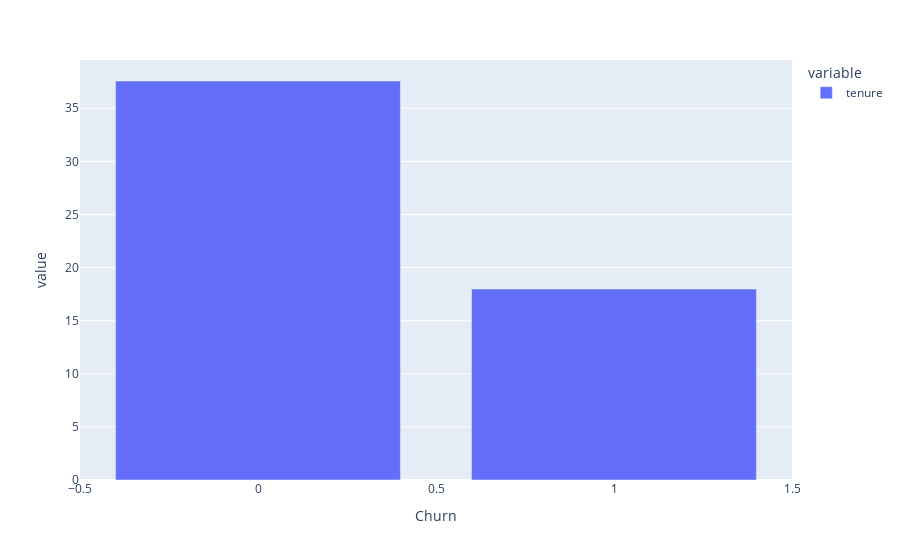

Notebook code for this chart:
### Code cell
df.groupby('Churn')['tenure'].mean().plot(kind = 'bar', backend = 'plotly')

### Figure 1 — Plotly figure (JSON) as saved in the notebook; plotly's stock layout.template omitted (floating-point values rounded to 4 significant figures)
{"data": [{"alignmentgroup": "True", "hovertemplate": "variable=tenure<br>Churn=%{x}<br>value=%{y}<extra></extra>", "legendgroup": "tenure", "marker": {"color": "#636efa", "pattern": {"shape": ""}}, "name": "tenure", "offsetgroup": "tenure", "orientation": "v", "showlegend": true, "textposition": "auto", "type": "bar", "x": [0, 1], "xaxis": "x", "y": [37.57, 17.98], "yaxis": "y"}], "layout": {"barmode": "relative", "legend": {"title": {"text": "variable"}, "tracegroupgap": 0}, "margin": {"t": 60}, "xaxis": {"anchor": "y", "domain": [0, 1], "title": {"text": "Churn"}}, "yaxis": {"anchor": "x", "domain": [0, 1], "title": {"text": "value"}}}}
